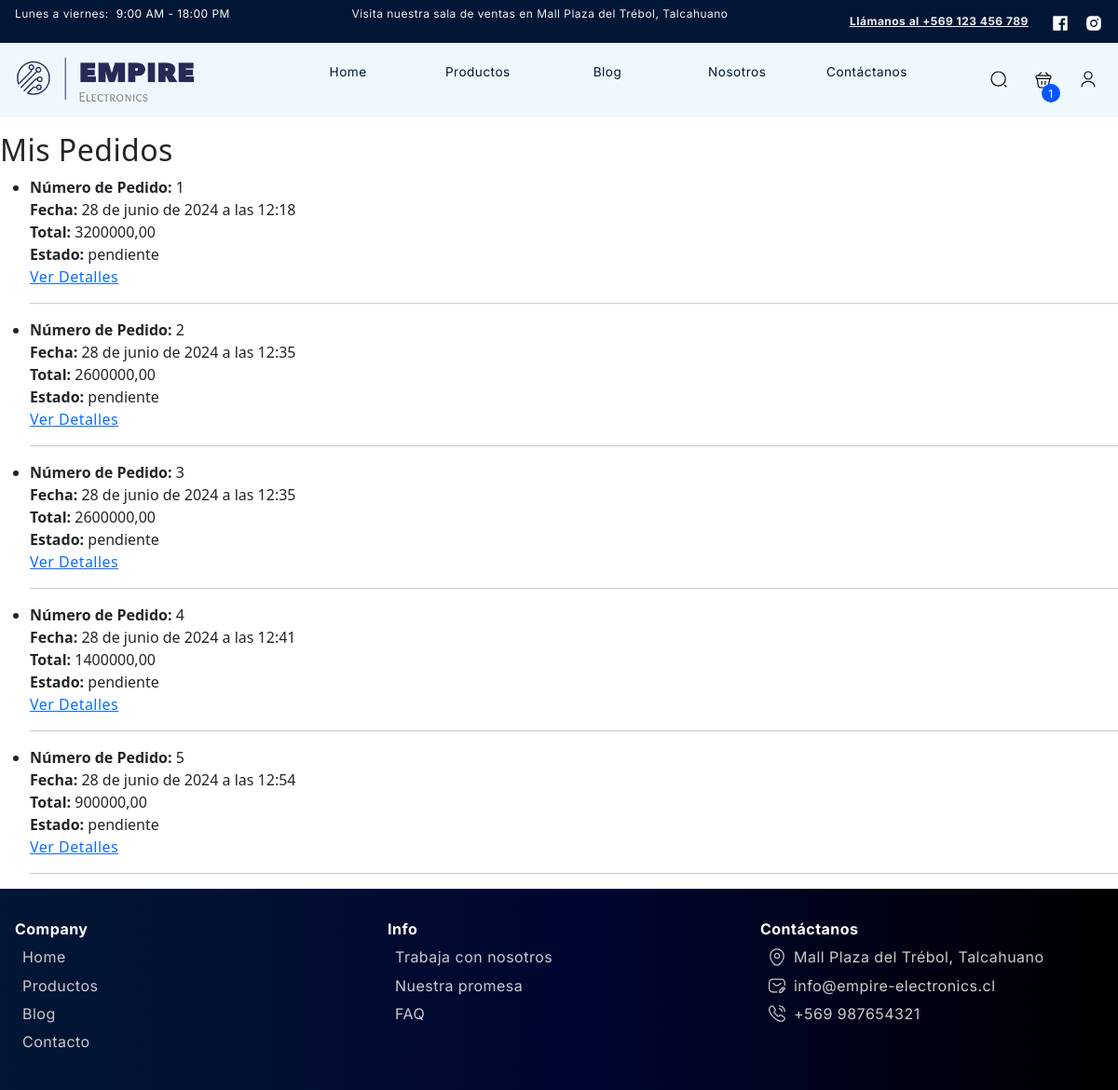
The page /pedidos/ (signed in) on the database as committed earlier.
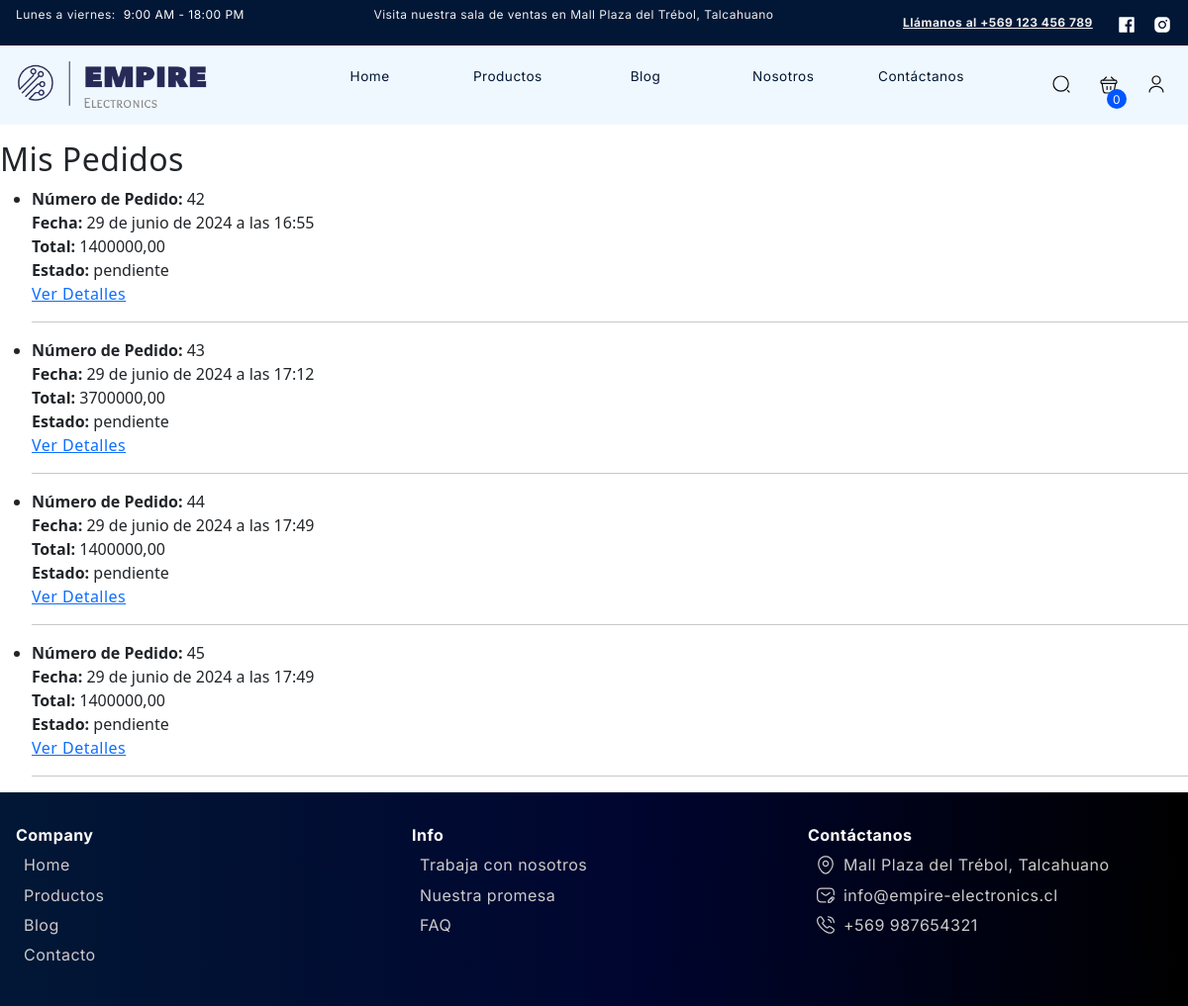
The same page on the database as committed later.
### empireapp/models.py (models this page shows, shortened)
class Pedido(models.Model):
    user = models.ForeignKey(User, on_delete=models.CASCADE, related_name='pedidos')
    total = models.DecimalField(max_digits=50, decimal_places=2)
    estado = models.CharField(max_length=20, choices=TIPO_ESTADO_PEDIDO, default='pendiente')
    fecha_pedido = models.DateTimeField(auto_now_add=True)

### empireapp/views.py (the view)
# urls.py: path('pedidos/', pedidos, name="pedidos"),
@login_required
def pedidos(request):
    pedidos = Pedido.objects.filter(user=request.user)
    return render(request, 'empireapp/pages/pedidos.html', {'pedidos': pedidos})

### empireapp/context_processors.py (called while the page is built)
def cart_item_count(request):
    cart_item_count = 0
    if request.user.is_authenticated:
        cart = Cart.objects.filter(user=request.user).first()
        if cart:
            cart_items = CartItem.objects.filter(cart=cart)
            cart_item_count = cart_items.count()
    return {'cart_item_count': cart_item_count}

def login_form(request):
    form = AuthenticationForm()
    return {'login_form': form}

### empireapp/templates/empireapp/pages/pedidos.html
{% extends "../index.html" %}
{% block contenedor %}
<h2>Mis Pedidos</h2>
<ul>
    {% for pedido in pedidos %}
    <li>
        <strong>Número de Pedido:</strong> {{ pedido.pk }}<br>
        <strong>Fecha:</strong> {{ pedido.fecha_pedido }}<br>
        <strong>Total:</strong> {{ pedido.total }}<br>
        <strong>Estado:</strong> {{ pedido.estado }}<br>
        <a href={% url 'detallepedido' pedido.id %}>Ver Detalles</a>
        <hr>
    </li>
    {% empty %}
    <li>No tienes pedidos realizados.</li>
    {% endfor %}
</ul>
{% endblock contenedor %}

Rows that differ between the two databases and show on the page:
removed Pedido: pk "1", fecha_pedido "28 de junio de 2024 a las 12:18", total "3200000,00", estado "pendiente"
removed Pedido: pk "2", fecha_pedido "28 de junio de 2024 a las 12:35", total "2600000,00", estado "pendiente"
removed Pedido: pk "3", fecha_pedido "28 de junio de 2024 a las 12:35", total "2600000,00", estado "pendiente"
removed Pedido: pk "4", fecha_pedido "28 de junio de 2024 a las 12:41", total "1400000,00", estado "pendiente"
removed Pedido: pk "5", fecha_pedido "28 de junio de 2024 a las 12:54", total "900000,00", estado "pendiente"
added Pedido: pk "42", fecha_pedido "29 de junio de 2024 a las 16:55", total "1400000,00", estado "pendiente"
added Pedido: pk "43", fecha_pedido "29 de junio de 2024 a las 17:12", total "3700000,00", estado "pendiente"
added Pedido: pk "44", fecha_pedido "29 de junio de 2024 a las 17:49", total "1400000,00", estado "pendiente"
added Pedido: pk "45", fecha_pedido "29 de junio de 2024 a las 17:49", total "1400000,00", estado "pendiente"
Other text that changed with them:
{{ cart_item_count }}: "1" → "0"
